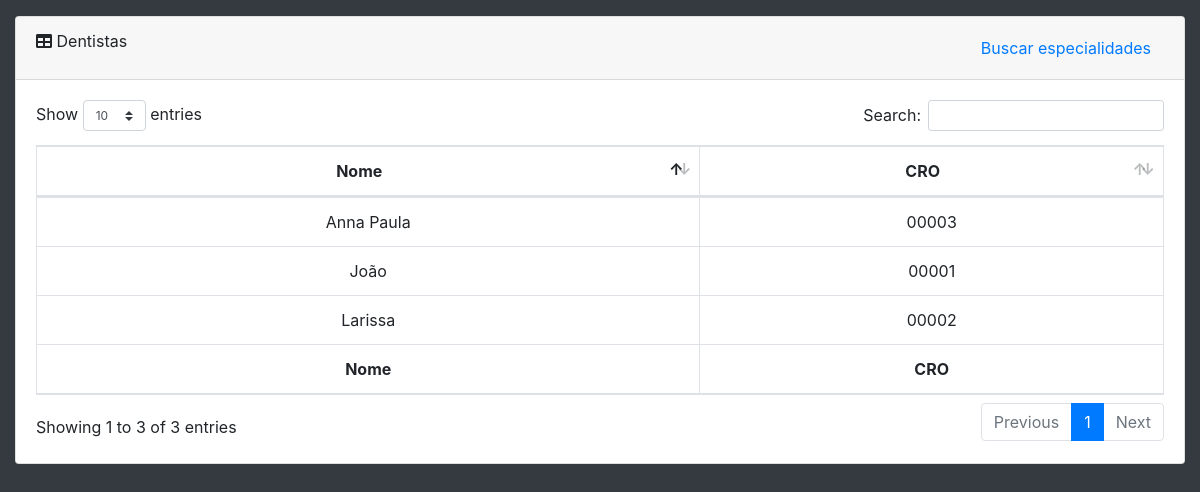
Page /system/recepcionista/complementos/dentista-consulta.php (signed in) on the committed database.
### tables this page shows
CREATE TABLE IF NOT EXISTS `dentista` (
  `funcionario_id` INT UNSIGNED NOT NULL,
  `cro` CHAR(5) NOT NULL,
  PRIMARY KEY (`funcionario_id`),
  UNIQUE INDEX `cro_UNIQUE` (`cro` ASC),
  INDEX `fk_dentista_funcionario1_idx` (`funcionario_id` ASC),
  CONSTRAINT `fk_dentista_funcionario1`
    FOREIGN KEY (`funcionario_id`)
    REFERENCES `funcionario` (`id`)
    ON DELETE CASCADE
    ON UPDATE CASCADE);

CREATE TABLE IF NOT EXISTS `funcionario` (
  `id` INT UNSIGNED NOT NULL AUTO_INCREMENT,
  `nome` VARCHAR(45) NOT NULL,
  `sobrenome` VARCHAR(90) NOT NULL,
  `nascimento` DATE NOT NULL,
  `cpf` CHAR(11) NULL,
  `salario` FLOAT UNSIGNED NOT NULL,
  `cargo` VARCHAR(45) NOT NULL,
  PRIMARY KEY (`id`),
  UNIQUE INDEX `id_UNIQUE` (`id` ASC),
  UNIQUE INDEX `cpf_UNIQUE` (`cpf` ASC));

### php/classDentista.php (called while the page is built, shortened)
<?php
class Dentista extends Funcionario{
	public function __construct(){
		$database = new Database();
		$dbSet = $database->dbSet();
		$this->conn = $dbSet;
	}
	public function viewAll(){
		$stmt = $this->conn->prepare("SELECT * FROM dentista JOIN funcionario ON dentista.funcionario_id = funcionario.id ");
		$stmt->execute();
		return $stmt;
	}
}
?>

### system/recepcionista/complementos/dentista-consulta.php (the view, shortened to what this page needs)
<?php include_once'header.php';
include_once '../../../php/classDentista.php';
?>
  <body class="bg-dark">
    <div id="wrapper">
      <div id="content-wrapper">
        <div class="container-fluid">
          <div class="card mb-3">
            <div class="card-header">
              <i class="fas fa-table"></i>
              Dentistas
            <div class="float-right">
              <a href="especialidade-consulta.php" target="_blank" class="btn">Buscar especialidades</a>
            </div>
            </div>
            <div class="card-body">
              <div class="table-responsive">
                <table class="table table-bordered" id="dataTable" width="100%" cellspacing="0">
                  <thead>
                    <tr align="center">
                      <th>Nome</th>
                      <th>CRO</th>
                    </tr>
                  </thead>
                  <tfoot>
                    <tr align="center">
                      <th>Nome</th>
                      <th>CRO</th>
                    </tr>
                  </tfoot>
                  <tbody>
                      <?php
                      $d = new Dentista();
                      $stmt = $d->viewAll();
                      while($row = $stmt->fetch(PDO::FETCH_OBJ)){ ?>
                      <tr align="center">
                        <td> <?= $row->nome; ?> </td>
                        <td> <?= $row->cro; ?></td>
                      </tr>
                      <?php } ?>
                  </tbody>
                </table>
              </div>
            </div>
          </div>
        </div>
      </div>
    </div>
  </body>
</html>

### css/sb-admin.css (style rules this page uses)
html { position: relative; min-height: 100%; }
body { height: 100%; }
#wrapper { display: -webkit-box; display: -ms-flexbox; display: flex; }
#wrapper #content-wrapper { overflow-x: hidden; width: 100%; padding-top: 1rem; padding-bottom: 80px; }
:root { --input-padding-x: 0.75rem; --input-padding-y: 0.75rem; }

### rows in the picture
dentista: funcionario_id.nome "João", cro "00001"
dentista: funcionario_id.nome "Larissa", cro "00002"
dentista: funcionario_id.nome "Anna Paula", cro "00003"
